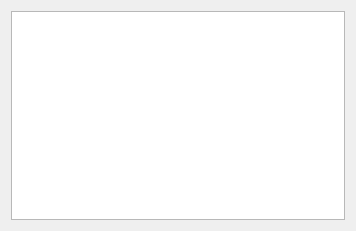
<?xml version="1.0" encoding="UTF-8"?>
<ui version="4.0">
 <class>MainWindow</class>
 <widget class="QWidget" name="MainWindow">
  <property name="geometry">
   <rect>
    <x>0</x>
    <y>0</y>
    <width>356</width>
    <height>231</height>
   </rect>
  </property>
  <property name="windowTitle">
   <string>MainWindow</string>
  </property>
  <layout class="QHBoxLayout" name="horizontalLayout">
   <item>
    <widget class="QPlainTextEdit" name="plainTextEdit"/>
   </item>
  </layout>
 </widget>
 <layoutdefault spacing="6" margin="11"/>
 <resources/>
 <connections/>
</ui>
